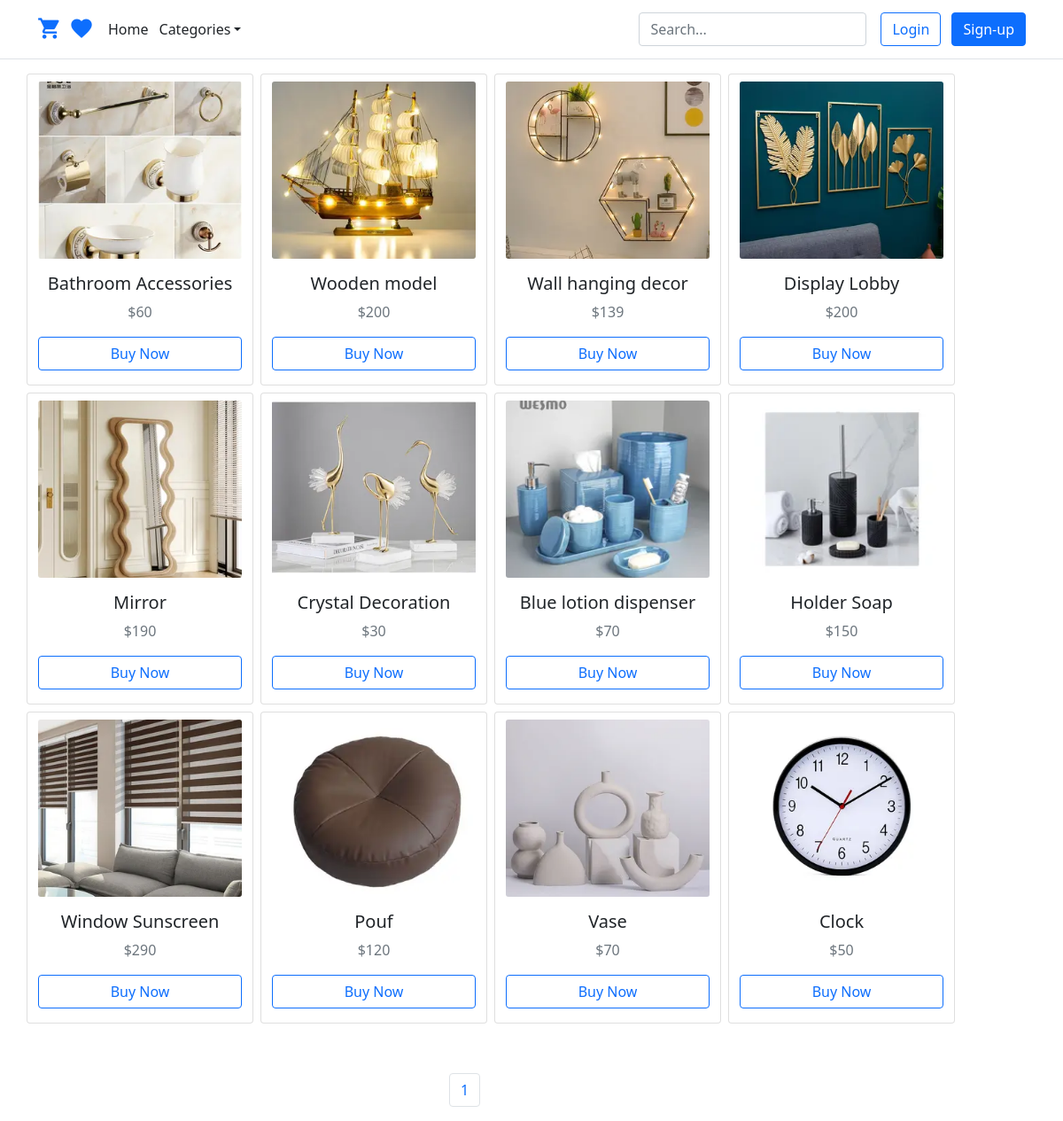
The page / on the database its author committed.
### shop/models.py (models this page shows, shortened)
class Product(models.Model):
    category = models.ForeignKey(Category, on_delete=models.CASCADE, related_name='category')
    image = models.ImageField(upload_to='products')
    title = models.CharField(max_length=250)
    description = models.TextField()
    price = models.IntegerField()
    date_created = models.DateTimeField(auto_now_add=True)
    slug = models.SlugField(unique=True)
    class Meta:
        ordering = ('-date_created',)
    def get_absolute_url(self):
        return reverse('shop:product_detail', kwargs={'slug':self.slug})

### shop/views.py (the view)
# urls.py: path('', views.home_page, name='home_page'),
def home_page(request):
	products = Product.objects.all()
	context = {'products': paginat(request ,products)}
	return render(request, 'home_page.html', context)

### cart/utils/cart.py (called while the page is built)
    def __iter__(self):
        product_ids = self.cart.keys()
        products = Product.objects.filter(id__in=product_ids)
        cart = self.cart.copy()
        for product in products:
            cart[str(product.id)]['product'] = product
        for item in cart.values():
            item['total_price'] = int(item['price']) * int(item['quantity'])
            yield item

    def add_cart_session(self):
        cart = self.session.get(CART_SESSION_ID)
        if not cart:
            cart = self.session[CART_SESSION_ID] = {}
        return cart

### online_shop/context_processors.py (called while the page is built)
def return_cart(request):
    cart = len(list(Cart(request)))
    return {'cart_count': cart}

def return_categories(request):
    categories = Category.objects.all()
    return {'categories': categories}

### shop/models.py (called while the page is built)
    def __str__(self):
        return self.title

### shop/views.py (called while the page is built)
def paginat(request, list_objects):
	p = Paginator(list_objects, 20)
	page_number = request.GET.get('page')
	try:
		page_obj = p.get_page(page_number)
	except PageNotAnInteger:
		page_obj = p.page(1)
	except EmptyPage:
		page_obj = p.page(p.num_pages)
	return page_obj

### shop/templates/home_page.html (shortened to what this page needs)
{% extends 'base.html' %}
{% block content %}
{% if products %}
{% for product in products.object_list %}
<div class="card me-2 mb-2" style="width: 16rem;">
    <img style="object-fit: cover;" class="card-img mt-2" width="268" height="200" src="{{ product.image.url }}">
    <div class="mt-3 text-center">
      <h5 class="card-title">{{ product.title }}</h5>
      <p class="text-muted">${{ product.price }}</p>
      <a href="{{ product.get_absolute_url }}" class="mb-3 btn btn-outline-primary w-100">Buy Now</a>
    </div>
  </div>
{% endfor %}
<center class="mt-5">
  <div class="col-md-2">
    <ul class="pagination">
      <li class="page-item"><a class="page-link" href="?page={{ products.number }}">{{products.number}}</a></li>
    </ul>
  </div>
</center>
{% endif %}
{% endblock %}

### shop/templates/base.html (shortened to what this page needs)
{% load static %}
<!DOCTYPE html>
<html lang="en">
<head>
    <link href="https://cdn.jsdelivr.net/npm/bootstrap@5.1.3/dist/css/bootstrap.min.css" rel="stylesheet">
</head>
<body>
  <header class="p-2 border-bottom">
    <div class="container">
      <div class="d-flex flex-wrap align-items-center justify-content-center justify-content-lg-start">
        <a href="{% url 'cart:show_cart' %}" class="text-primary mt-2 me-2"><i class="material-icons h3">&#xe8cc;</i></a>
        <a href="{% url 'shop:favorites' %}" class="text-primary mt-2 me-2"><i class="material-icons h3">&#xe87d;</i></a>
        <ul class="nav col-12 col-lg-auto me-lg-auto mb-2 justify-content-center mb-md-0">
          <li><a href="{% url 'shop:home_page' %}" class="nav-link px-2 text-dark">Home</a></li>
          <div class="dropdown text-end">
            <a href="#" class=" mt-2 me-1 ms-1 text-dark d-block link-dark text-decoration-none dropdown-toggle"id="dropdownUser1" data-bs-toggle="dropdown" aria-expanded="false">Categories</a>
          </div>
        </ul>
        <form class="col-12 col-lg-auto mb-3 mb-lg-0 me-lg-3" action="{% url 'shop:search' %}">
          <input name="q" type="search" class="form-control form-control-dark" placeholder="Search..." aria-label="Search">
        </form>
        {% if request.user.is_authenticated %}
        <div class="dropdown text-end">
          <a href="#" class="btn btn-primary text-white me-4 d-block link-dark text-decoration-none dropdown-toggle"id="dropdownUser1" data-bs-toggle="dropdown" aria-expanded="false">Profile</a>
          <ul class="dropdown-menu" aria-labelledby="dropdownUser1">
            <li><a href="{% url 'cart:show_cart' %}" <a class="dropdown-item">Basket</a></li>
            <li><a href="{% url 'shop:favorites' %}" <a class="dropdown-item">Favorites</a></li>
            <li><a href="{% url 'orders:user_orders' %}" <a class="dropdown-item">Orders</a></li>
            <li><a class="dropdown-item" href="{% url 'accounts:edit_profile' %}">Edit Profile</a></li>
            <li><a class="dropdown-item text-danger" href="{% url 'accounts:user_logout' %}">Sign out</a></li>
          </ul>
        </div>
        {% else %}
        <div class="text-end">
          <a href="{% url 'accounts:user_login' %}" class="btn btn-outline-primary me-2">Login</a>
          <a href="{% url 'accounts:user_register' %}" class="btn btn-primary">Sign-up</a>
        </div>
        {% endif %}
      </div>
    </div>
  </header>
    <main class="container">
        <div class="row mt-3">
          {% block content %}{% endblock %}
        </div>
      </main>
</body>
</html>

### rows shown on the page
Product: image (picture), title "Bathroom Accessories", price "60"
Product: image (picture), title "Wooden model", price "200"
Product: image (picture), title "Wall hanging decor", price "139"
Product: image (picture), title "Display Lobby", price "200"
Product: image (picture), title "Mirror", price "190"
Product: image (picture), title "Crystal Decoration", price "30"
Product: image (picture), title "Blue lotion dispenser", price "70"
Product: image (picture), title "Holder Soap", price "150"
Product: image (picture), title "Window Sunscreen", price "290"
Product: image (picture), title "Pouf", price "120"
Product: image (picture), title "Vase", price "70"
Product: image (picture), title "Clock", price "50"

### other values the page prints
{{ products.number }} "1"
